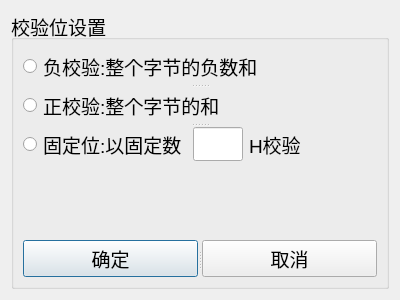
<?xml version="1.0" encoding="UTF-8"?>
<ui version="4.0">
 <class>setLastBiteDialog</class>
 <widget class="QDialog" name="setLastBiteDialog">
  <property name="geometry">
   <rect>
    <x>0</x>
    <y>0</y>
    <width>400</width>
    <height>300</height>
   </rect>
  </property>
  <property name="windowTitle">
   <string>Dialog</string>
  </property>
  <layout class="QVBoxLayout" name="verticalLayout_2">
   <item>
    <widget class="QGroupBox" name="groupBox">
     <property name="font">
      <font>
       <pointsize>14</pointsize>
      </font>
     </property>
     <property name="title">
      <string>校验位设置</string>
     </property>
     <layout class="QVBoxLayout" name="verticalLayout">
      <item>
       <widget class="QSplitter" name="splitter">
        <property name="orientation">
         <enum>Qt::Vertical</enum>
        </property>
        <widget class="QRadioButton" name="radioButton">
         <property name="text">
          <string>负校验:整个字节的负数和</string>
         </property>
        </widget>
        <widget class="QRadioButton" name="radioButton_2">
         <property name="text">
          <string>正校验:整个字节的和</string>
         </property>
        </widget>
        <widget class="QWidget" name="">
         <layout class="QHBoxLayout" name="horizontalLayout">
          <item>
           <widget class="QRadioButton" name="radioButton_3">
            <property name="text">
             <string>固定位:以固定数</string>
            </property>
           </widget>
          </item>
          <item>
           <widget class="QLineEdit" name="lineEdit">
            <property name="minimumSize">
             <size>
              <width>50</width>
              <height>0</height>
             </size>
            </property>
            <property name="maximumSize">
             <size>
              <width>50</width>
              <height>16777215</height>
             </size>
            </property>
            <property name="font">
             <font>
              <pointsize>17</pointsize>
             </font>
            </property>
           </widget>
          </item>
          <item>
           <widget class="QLabel" name="label">
            <property name="text">
             <string>H校验</string>
            </property>
           </widget>
          </item>
          <item>
           <spacer name="horizontalSpacer">
            <property name="orientation">
             <enum>Qt::Horizontal</enum>
            </property>
            <property name="sizeHint" stdset="0">
             <size>
              <width>40</width>
              <height>20</height>
             </size>
            </property>
           </spacer>
          </item>
         </layout>
        </widget>
       </widget>
      </item>
      <item>
       <spacer name="verticalSpacer">
        <property name="orientation">
         <enum>Qt::Vertical</enum>
        </property>
        <property name="sizeHint" stdset="0">
         <size>
          <width>20</width>
          <height>40</height>
         </size>
        </property>
       </spacer>
      </item>
      <item>
       <widget class="QSplitter" name="splitter_2">
        <property name="orientation">
         <enum>Qt::Horizontal</enum>
        </property>
        <widget class="QPushButton" name="yesButton">
         <property name="text">
          <string>确定</string>
         </property>
        </widget>
        <widget class="QPushButton" name="cancelButton">
         <property name="text">
          <string>取消</string>
         </property>
        </widget>
       </widget>
      </item>
     </layout>
    </widget>
   </item>
  </layout>
 </widget>
 <resources/>
 <connections>
  <connection>
   <sender>cancelButton</sender>
   <signal>clicked()</signal>
   <receiver>groupBox</receiver>
   <slot>close()</slot>
   <hints>
    <hint type="sourcelabel">
     <x>307</x>
     <y>270</y>
    </hint>
    <hint type="destinationlabel">
     <x>306</x>
     <y>231</y>
    </hint>
   </hints>
  </connection>
 </connections>
</ui>
